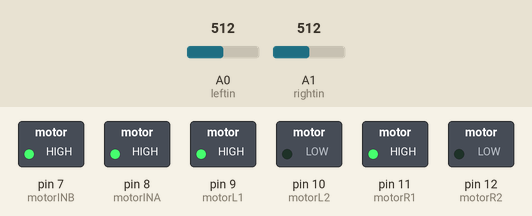
Recording of a sketch running on a simulated Arduino Uno, built with avr-gcc and run on an emulated ATmega328P. On the bench: switched loads named in the sketch (green lamp = pin HIGH). The inputs (shaded band) are chosen by the test bench; at power-on: A0 (leftin) = 512, A1 (rightin) = 512.

Above: at 1.2 s.
1.3 s: A0 (leftin) set to 488
At 2.5 s:
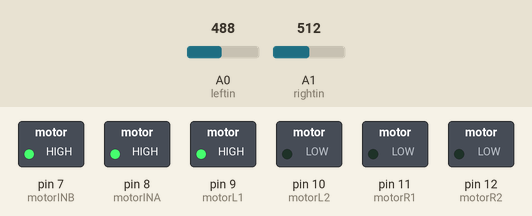
2.8 s: A0 (leftin) set to 507
At 3.7 s:
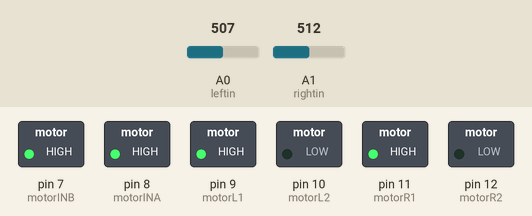
4.3 s: A1 (rightin) set to 479
At 4.8 s:
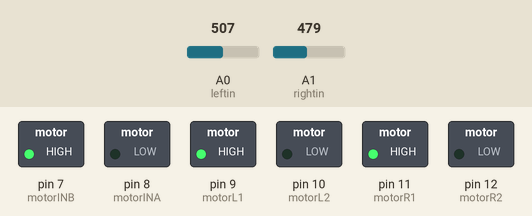
5.8 s: A1 (rightin) set to 507
At 7.1 s:
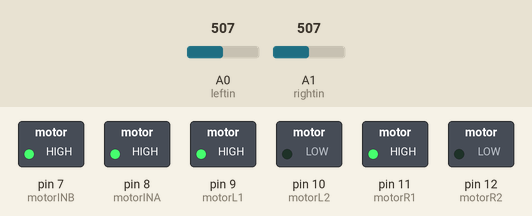
Timing chart, 0 to 8.3 s (numbered marks = the images above; inputs shaded):
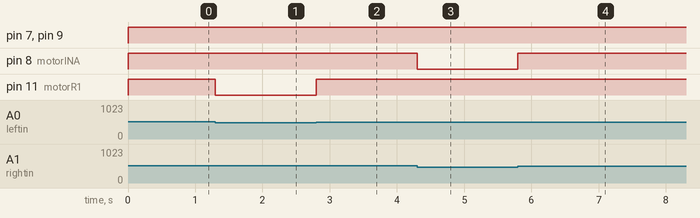

Measured:
- the behaviour switches between 497 and 496 on A0 (leftin) (found by bisection; images 0 and 1)
- the behaviour switches between 497 and 496 on A1 (rightin) (found by bisection; images 2 and 3)
- after the input at 1.3 s, pin 11 (motorR1): HIGH → LOW at once
- after the input at 2.8 s, pin 11 (motorR1): LOW → HIGH at once
- after the input at 4.3 s, pin 8 (motorINA): HIGH → LOW at once
- after the input at 5.8 s, pin 8 (motorINA): LOW → HIGH at once

The sketch:

Seguidorlineas.ino
```cpp
int leftin= A0;
int rightin= A1;
int motorINA= 8;
int motorL1= 9;
int motorL2= 10;
int motorR1= 11;
int motorR2= 12;
int motorINB= 7;
int leftvalor= 0;
int rightvalor= 0;

void setup ()
{
  pinMode (motorINA, OUTPUT);
  pinMode (motorL1,OUTPUT);
  pinMode (motorL2, OUTPUT);
  pinMode (motorR1, OUTPUT);
  pinMode (motorR2, OUTPUT);
  pinMode (motorINB, OUTPUT);
}
void loop ()
{
leftvalor=analogRead(leftin);
rightvalor=analogRead (rightin);

if (leftvalor<497&&rightvalor<497)
{
digitalWrite(motorL1, HIGH);
digitalWrite (motorINA, HIGH);
digitalWrite(motorR1, HIGH);
digitalWrite(motorINB, HIGH);
}

else {
if(leftvalor>497&&rightvalor<497)
{
digitalWrite(motorL1, HIGH);
digitalWrite(motorINA, LOW);
digitalWrite(motorR1, HIGH);
digitalWrite(motorINB, HIGH);
}

else{
if (leftvalor<497&&rightvalor>497)
{
digitalWrite(motorL1, HIGH);
digitalWrite(motorINA, HIGH);
digitalWrite(motorR1, LOW);
digitalWrite(motorINB, HIGH);
}

else{
if (leftvalor>497&&rightvalor>497)
{
  digitalWrite(motorL1, HIGH);
      digitalWrite(motorINA, HIGH);
      digitalWrite(motorR1, HIGH);
      digitalWrite(motorINB, HIGH);
}
    }
  }
}
}
```
